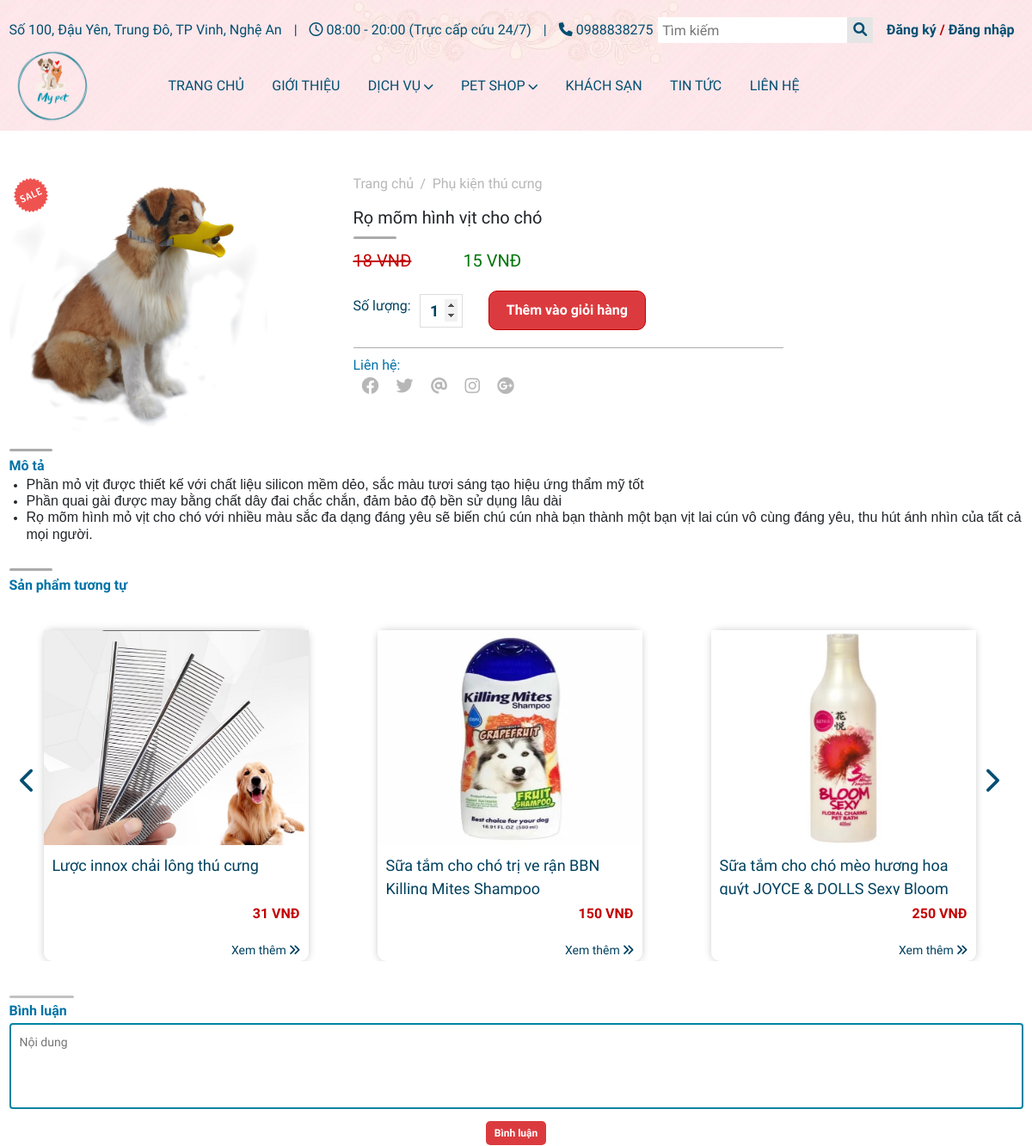
The app's page /detail.php?id_shop=7 (upper part), older data.
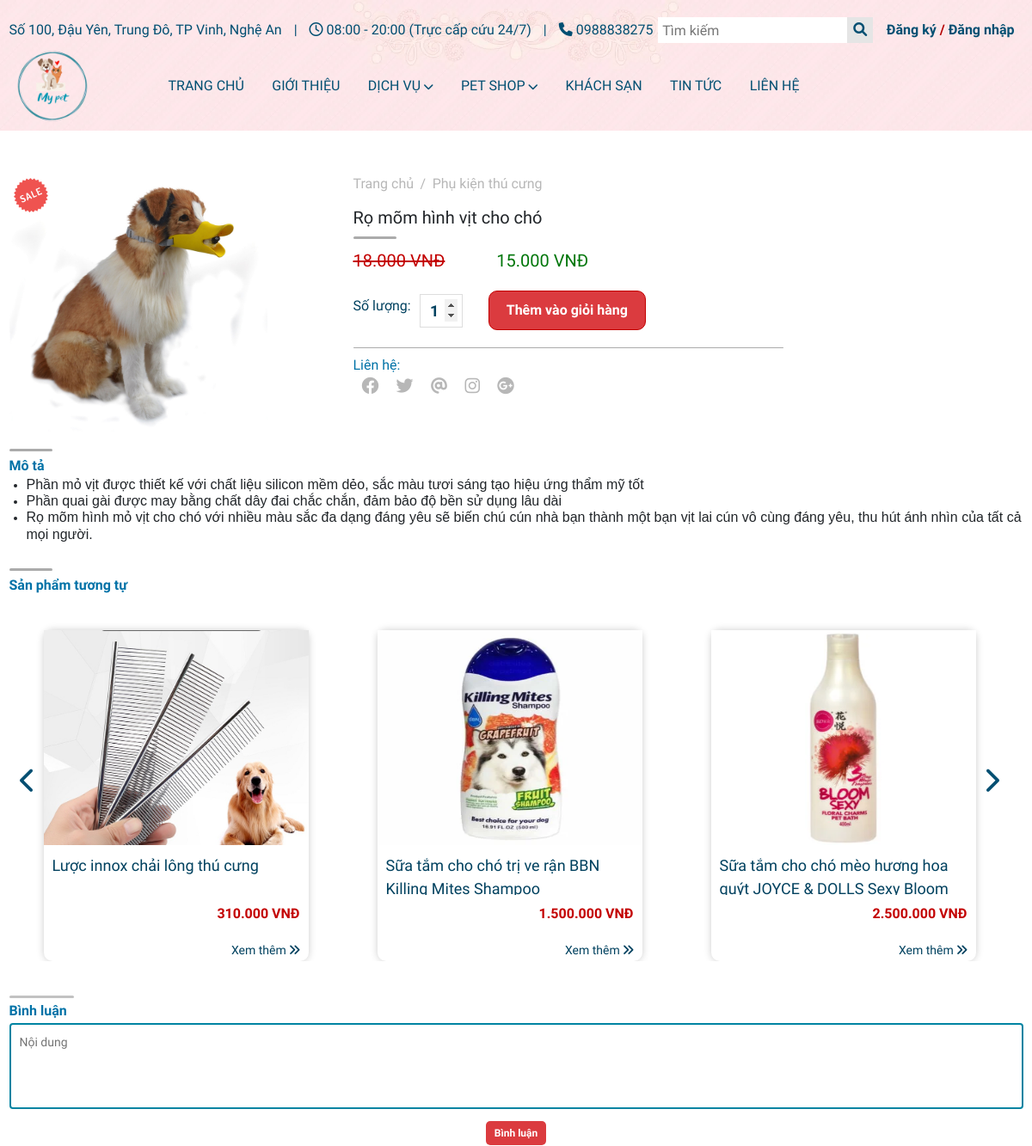
The same page, newer data.
### tables this page shows
CREATE TABLE `shop` (
  `id_shop` int(11) NOT NULL,
  `title` varchar(255) NOT NULL,
  `content` longtext NOT NULL,
  `price` int(11) NOT NULL,
  `promotion` int(11) NOT NULL,
  `image` varchar(255) NOT NULL,
  `id_category` int(11) NOT NULL,
  `status_shop` int(11) NOT NULL,
  `slug` varchar(255) NOT NULL
);

CREATE TABLE `category_shop` (
  `id` int(11) NOT NULL,
  `category_title` varchar(255) NOT NULL,
  `slider` varchar(255) NOT NULL,
  `status_category_shop` int(11) NOT NULL,
  `slug` varchar(255) NOT NULL
);

### detail.php (the view, shortened to what this page needs)
<?php
include './include/config.php';
if (isset($_GET['id_shop'])) {
    $id = $_GET['id_shop'];
    $sql_pet = "SELECT * FROM shop a join category_shop b on a.id_category = b.id WHERE a.id_shop = $id";
    $query_pet = $conn->prepare($sql_pet);
    $query_pet->execute();
    $result_pet = $query_pet->fetch(PDO::FETCH_OBJ);
}
$show = $result_pet->id;
$sql_shop = "SELECT * FROM shop a join category_shop b on a.id_category = b.id WHERE b.id = $show  ";
$query_shop = $conn->prepare($sql_shop);
$query_shop->execute();
$result_shop = $query_shop->fetchAll(PDO::FETCH_OBJ);
?>
<!DOCTYPE html>
<html lang="en">
<head>
    <?php
    include "./include/link-css.php";
    ?>
</head>
<body>
    <?php
    include "./include/header.php";
    ?>
    <div class="main-detail">
        <div class="container">
            <div class="detail-product">
                <div class="detail-product-img">
                    <img src="<?php echo $result_pet->image ?>" alt="image">
                </div>
                <div class="detail-product-detail">
                    <div class="detail-back-home">
                        <a href="./index.php">Trang chủ</a>
                        <span>/</span>
                        <a href="#"><?php echo $result_pet->category_title ?></a>
                    </div>
                    <h5 class="detail-title"><?php echo $result_pet->title ?></h5>
                    <div class="detail-line"></div>
                    <div class="detail-price">
                        <?php if ($result_pet->promotion > 0) { ?>
                        <p class="price price-desc"><?php echo number_format($result_pet->price, 0, ",", ".") ?> VNĐ</p>
                        <p class="promotion"><?php echo number_format($result_pet->promotion, 0, ",", ".") ?> VNĐ</p>
                        <div class="promotion-img-detail">
                            <img src="./image/sale.png" alt="sale" class="sale-promotion-detail">
                        </div>
                        <?php } else { ?>
                        <p class="promotion"><?php echo number_format($result_pet->price, 0, ",", ".") ?> VNĐ</p>
                        <?php } ?>
                    </div>
                    <div class="number-product">
                        <form action="cart.php?action=add" id="form-detail" method="POST">
                            <div class="buttons_added">
                                <p>Số lượng:</p>
                                <input class="input-qty" min="1" name="quantity[<?php echo $result_pet->id_shop ?>]"
                                    type="number" value="1">
                            </div>
                            <div class="btn-add-store">
                                <?php if (isset($_SESSION['logins']['id'])) { ?>
                                <input type="submit" value="Thêm vào giỏi hàng" name="btn-add-cart">
                                <?php } else { ?>
                                <input type="submit" disabled="disabled" value="Thêm vào giỏi hàng" name="btn-add-cart">
                                <?php } ?>
                            </div>
                        </form>
                    </div>
                    <div class="detail-line-under"></div>
                    <div class="contact-title">
                        <h5>Liên hệ:</h5>
                    </div>
                    <div class="contact-detail">
                        <a target="_blank" href="https://www.facebook.com/ThanhMBlue/" class="facebook"><i
                                class="fab fa-facebook"></i></a>
                        <a target="_blank" href="https://www.facebook.com/ThanhMBlue/" class="twitter"><i
                                class="fab fa-twitter"></i></a>
                        <a target="_blank" href="https://www.facebook.com/ThanhMBlue/" class="email"><i
                                class="fas fa-at"></i></a>
                        <a target="_blank" href="https://www.facebook.com/ThanhMBlue/" class="instargam"><i
                                class="fab fa-instagram"></i></a>
                        <a target="_blank" href="https://www.facebook.com/ThanhMBlue/" class="google"><i
                                class="fab fa-google-plus"></i></a>
                    </div>
                </div>
            </div>
            <div class="detail-content">
                <div class="line-under"></div>
                <div class="desc-title-content">Mô tả</div>
                <h5 class="detail-content-h5"><?php echo $result_pet->content ?></h5>
            </div>
        </div>
        <div class="container">
            <div class="detail-similar">
                <div class="line-under"></div>
                <div class="desc-title-content">Sản phẩm tương tự</div>
                <div class="row similer-flex">
                    <div class="row">
                        <div class="slider-show-similar-pre">
                            <?php foreach ($result_shop as $key => $value) { ?>
                            <div class="slider-show-similar">
                                <a href="detail.php?id_shop=<?php echo $value->id_shop ?>" class="img-similar"><img
                                        src="<?php echo $value->image ?>" alt="image"></a>
                                <div class="slider-show-similar-under">
                                    <a href="detail.php?id_shop=<?php echo $value->id_shop ?>"
                                        class="title-similar"><?php echo $value->title ?></a>
                                    <div class="price-similar">
                                        <?php if ($value->promotion > 0) { ?>
                                        <p class="price price-desc">
                                            <?php echo number_format($value->price, 0, ",", ".") . ' VNĐ' ?></p>
                                        <p class="promotion-desc promotion-desc1">
                                            <?php echo number_format($value->promotion, 0, ",", ".") . ' VNĐ' ?></p>
                                        <div class="promotion-img-detail-under">
                                            <img src="./image/sale.png" alt="sale" class="sale-promotion-detail">
                                        </div>
                                        <?php } else { ?>
                                        <p class="promotion">
                                            <?php echo number_format($value->price, 0, ",", ".") . ' VNĐ' ?></p>
                                        <?php } ?>
                                    </div>
                                    <div class="buy-similar buy-similar1">
                                        <div class="more">
                                            <a href="detail.php?id_shop=<?php echo $value->id_shop ?>">
                                                <p>Xem thêm <i class="fas fa-angle-double-right"></i></p>
                                            </a>
                                        </div>
                                    </div>
                                </div>
                            </div>
                            <?php } ?>
                        </div>
                    </div>
                </div>
            </div>
        </div>
        <div class="container">
            <div class="comment-detail">
                <div class="line-comment"></div>
                <h5>Bình luận</h5>
                <form action="" method="POST" id="form-comment">
                    <div class="group-comment">
                        <textarea class="comment-text" placeholder="Nội dung" name="content_comment" id="comment-text"
                            cols="30" rows="10"></textarea>
                    </div>
                    <div class="button-comment">
                        <input type="submit" name="btn-comment" value="Bình luận" id="btn-comment" class="btn-comment">
                    </div>
                </form>
            </div>
        </div>
    </div>
    <?php
    include "./include/footer.php";
    ?>
</body>
</html>

### include/link-css.php (shortened to what this page needs)
<link rel="stylesheet" href="./lib/fontawesome/css/all.min.css">
<link rel="stylesheet" href="./lib/Bootstrap/css/bootstrap.min.css">
<link href="https://cdn.jsdelivr.net/npm/bootstrap@5.1.3/dist/css/bootstrap.min.css" rel="stylesheet">
<link rel="stylesheet" type="text/css" href="https://cdn.jsdelivr.net/npm/slick-carousel@1.8.1/slick/slick.css"/>
<link rel="stylesheet" href="./css/style.css">

### include/header.php (shortened to what this page needs)
<!DOCTYPE html>
<html lang="en">
<head>
    <link rel="stylesheet" href="./lib/fontawesome/css/all.min.css">
    <link rel="stylesheet" href="./lib/Bootstrap/css/bootstrap.min.css">
    <link href="https://cdn.jsdelivr.net/npm/bootstrap@5.1.3/dist/css/bootstrap.min.css" rel="stylesheet"
>
    <link rel="stylesheet" href="./css/style.css">
</head>
<body>
    <div class="header-fa">
        <div class="container">
            <div class="header">
                <div class="infor-header">
                    <div class="infor">
                        <a href="#" class="address">Số 100, Đậu Yên, Trung Đô, TP Vinh, Nghệ An</a>
                        <span>|</span>
                        <a href="#" class="time"><i class="far fa-clock"></i> 08:00 - 20:00 (Trực cấp cứu 24/7)</a>
                        <span>|</span>
                        <a href="tel:0988838275" class="phone"><i class="fas fa-phone"></i> 0988838275</a>
                    </div>
                    <div class="search">
                        <input type="text" placeholder="Tìm kiếm">
                        <div class="icon">
                            <i class="fas fa-search"></i>
                        </div>
                    </div>
                    <div class="login-header">
                        <div class="login-user">
                            <?php if (isset($_SESSION['logins']['username'])) { ?>
                            <img src="<?php echo $result_setting->image ?>" alt="image">
                            <span><?php echo $_SESSION['logins']['name'] ?></span>
                            <?php } else { ?>
                            <div class="login-register">
                                <span><a href="register.php">Đăng ký</a> / <a href="login.php">Đăng
                                        nhập</a></span>
                            </div>
                            <?php } ?>
                        </div>
                    </div>
                </div>
                <div class="menu-header">
                    <a href="#" class="logo">
                        <img src="./image/logo.png" alt="logo">
                    </a>
                    <div class="menu">
                        <ul>
                            <li><a href="index.php">Trang chủ</a></li>
                            <li><a href="information.php">Giới thiệu</a></li>
                            <li><a href="service.php">Dịch vụ <i class="fas fa-chevron-down"></i></a>
                            </li>
                            <li><a href="petshop.php">Pet shop <i class="fas fa-chevron-down"></i></a>
                            </li>
                            <li><a href="hotel.php">Khách sạn</a>
                            </li>
                            <li><a href="news.php">Tin tức</a></li>
                            <li><a href="contact.php">Liên hệ</a></li>
                        </ul>
                    </div>
                </div>
            </div>
        </div>
    </div>
</body>
</html>

### include/footer.php (shortened to what this page needs)
<!DOCTYPE html>
<html lang="en">
<head>
    <link rel="stylesheet" href="./lib/fontawesome/css/all.min.css">
    <link rel="stylesheet" href="./lib/Bootstrap/css/bootstrap.min.css">
    <link href="https://cdn.jsdelivr.net/npm/bootstrap@5.1.3/dist/css/bootstrap.min.css" rel="stylesheet">
    <link rel="stylesheet" href="./css/style.css">
</head>
<body>
</body>
</html>

Row changes from the older to the newer data that the page shows:
changed shop "Rọ mõm hình vịt cho chó": price "18" → "18.000"; promotion "15" → "15.000"
changed shop "Lược innox chải lông thú cưng": price "31" → "310.000"
changed shop "Sữa tắm cho chó trị ve rận BBN Killing Mites Shampoo": price "150" → "1.500.000"
changed shop "Sữa tắm cho chó mèo hương hoa quýt JOYCE & DOLLS Sexy Bloom": price "250" → "2.500.000"
